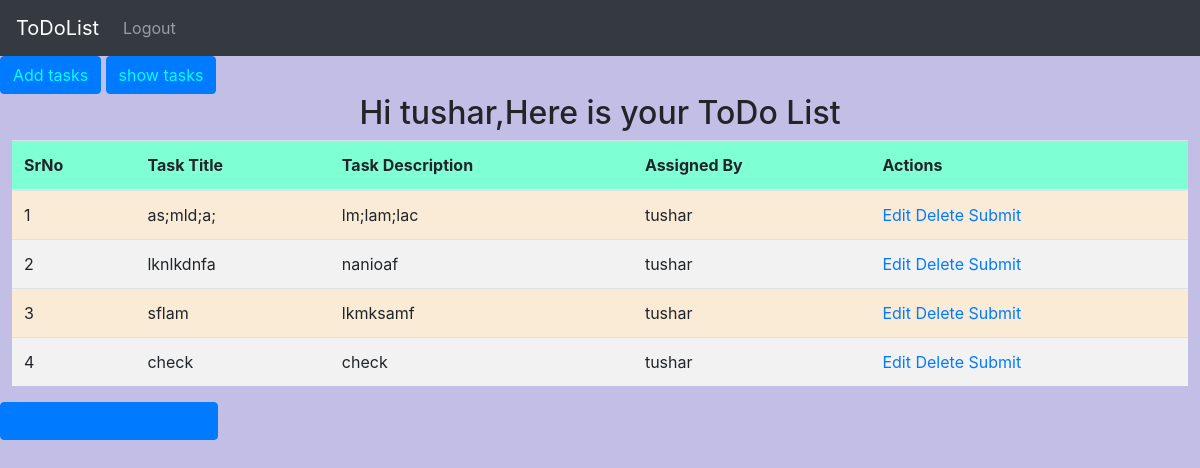
The app's page / (signed in) with its own data.
### home/models.py (models this page shows)
class Task(models.Model):
    user = models.ForeignKey(User,on_delete = models.CASCADE)
    taskTitle = models.CharField( max_length=30)
    taskDesc = models.TextField()
    assignto = models.CharField(max_length=20,null=True)

### home/views.py (the view)
# urls.py: 2. Add a URL to urlpatterns:  path('', views.home, name='home')
def home(request):
    users = User.objects.all()
    tasks = Task.objects.filter(assignto = request.user)
    return render(request,"home.html",{'tasks':tasks,'users':users})
    return render(request,'home.html')

### templates/home.html (shortened to what this page needs)
<!doctype html>
{% load static %}
<html lang="en">
  <head>
    <link rel="stylesheet" href="https://cdn.jsdelivr.net/npm/bootstrap@4.4.1/dist/css/bootstrap.min.css">
    <link rel="stylesheet" href="{% static 'home.css' %}">
  </head>
  <body>
   {% block nav %}
    <nav class="navbar navbar-expand-lg navbar-dark bg-dark">
        <a class="navbar-brand" href="/">ToDoList</a>
        <div class="collapse navbar-collapse" id="navbarSupportedContent">
            <ul class="navbar-nav mr-auto">
                {% if user.is_authenticated %}
                <li class="nav-item">
                <a class="nav-link" href="logout">Logout</a>
                </li>
                {% endif %}
            </ul>
        </div>
    </nav>
    {% endblock %}
    {% block content %}
      {% if user.is_authenticated %}
      <div id="as">
        <button type="button" class="btn btn-primary"><a href="addtask">Add tasks</a></button>
      </div>
      <div id="as">
        <button type="button" class="btn btn-primary"><a href="tasks">show tasks</a></button>
        </div>
      {% endif %}
      {% if user.is_authenticated %}
{% if tasks %}
  <caption id="table_caption"><h2>{% if user.is_authenticated %} Hi {{user.username}},{% endif %}Here is your ToDo List</h2></caption>
  <table class="table" id="tasks">
    <thead>
      <tr>
        <th scope="col">SrNo</th>
        <th scope="col">Task Title</th>
        <th scope="col">Task Description</th>
        <th scope="col">Assigned By</th>
        <th scope="col">Actions</th>
      </tr>
    </thead>
    <tbody>
      {% for task in tasks %}
      <tr>
        <td>{{forloop.counter}}</td>
        <td>{{task.taskTitle}}</td>
        <td>{{task.taskDesc}}</td>
        <td>{{task.user}}</td>
        <td><a href="">Edit</a>  <a href="/delete?title={{task.taskTitle}}">Delete</a> <a href="">Submit</a></td>
      </tr>
      {% endfor %}
    </tbody>
  </table>
  <button id="bt" type="submit" class="btn btn-primary">  <a href="addtask">Add Task to my ToDo List</a>
  </button>
  {% endif %}
  {% endif %}
    {% endblock %}
   </body>
</html>

### static/home.css (style rules this page uses)
body { background-color: #c3bee5; }
h2 { text-align: center; }
#as,#be { margin-top: 10px; display: inline; margin-top: 20px; }
#as a,#be a { color: aqua; }
table { background-color: antiquewhite; }
#tasks { margin-left: 1%; width:98%; }
#tasks tr:nth-child(even) { background-color: #f2f2f2; }
#tasks th { background-color: aquamarine; }

### records on screen
Task: taskTitle "as;mld;a;", taskDesc "lm;lam;lac", user "tushar"
Task: taskTitle "lknlkdnfa", taskDesc "nanioaf", user "tushar"
Task: taskTitle "sflam", taskDesc "lkmksamf", user "tushar"
Task: taskTitle "check", taskDesc "check", user "tushar"

### other values on screen
{{ user.username }} "tushar"
